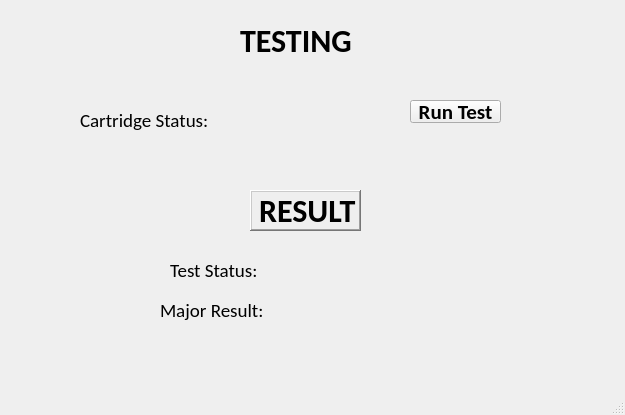
<?xml version="1.0" encoding="UTF-8"?>
<ui version="4.0">
 <class>MainWindow</class>
 <widget class="QMainWindow" name="MainWindow">
  <property name="geometry">
   <rect>
    <x>0</x>
    <y>0</y>
    <width>625</width>
    <height>415</height>
   </rect>
  </property>
  <property name="windowTitle">
   <string>MainWindow</string>
  </property>
  <property name="autoFillBackground">
   <bool>false</bool>
  </property>
  <widget class="QWidget" name="centralwidget">
   <widget class="QLabel" name="testinglabel">
    <property name="geometry">
     <rect>
      <x>240</x>
      <y>20</y>
      <width>201</width>
      <height>41</height>
     </rect>
    </property>
    <property name="font">
     <font>
      <family>Calibri</family>
      <pointsize>24</pointsize>
      <weight>75</weight>
      <bold>true</bold>
     </font>
    </property>
    <property name="text">
     <string>TESTING</string>
    </property>
   </widget>
   <widget class="QLabel" name="resultlabel">
    <property name="geometry">
     <rect>
      <x>250</x>
      <y>190</y>
      <width>111</width>
      <height>41</height>
     </rect>
    </property>
    <property name="font">
     <font>
      <family>Calibri</family>
      <pointsize>24</pointsize>
      <weight>75</weight>
      <bold>true</bold>
     </font>
    </property>
    <property name="autoFillBackground">
     <bool>false</bool>
    </property>
    <property name="frameShape">
     <enum>QFrame::WinPanel</enum>
    </property>
    <property name="frameShadow">
     <enum>QFrame::Raised</enum>
    </property>
    <property name="lineWidth">
     <number>5</number>
    </property>
    <property name="text">
     <string>RESULT</string>
    </property>
   </widget>
   <widget class="QLabel" name="CSlabel">
    <property name="geometry">
     <rect>
      <x>80</x>
      <y>100</y>
      <width>131</width>
      <height>41</height>
     </rect>
    </property>
    <property name="font">
     <font>
      <family>Calibri</family>
      <pointsize>14</pointsize>
     </font>
    </property>
    <property name="text">
     <string>Cartridge Status:</string>
    </property>
   </widget>
   <widget class="QLabel" name="TSlabel">
    <property name="geometry">
     <rect>
      <x>170</x>
      <y>250</y>
      <width>91</width>
      <height>41</height>
     </rect>
    </property>
    <property name="font">
     <font>
      <family>Calibri</family>
      <pointsize>14</pointsize>
     </font>
    </property>
    <property name="text">
     <string>Test Status:</string>
    </property>
   </widget>
   <widget class="QLabel" name="MRlabel">
    <property name="geometry">
     <rect>
      <x>160</x>
      <y>290</y>
      <width>111</width>
      <height>41</height>
     </rect>
    </property>
    <property name="font">
     <font>
      <family>Calibri</family>
      <pointsize>14</pointsize>
     </font>
    </property>
    <property name="text">
     <string>Major Result:</string>
    </property>
   </widget>
   <widget class="QPushButton" name="button1">
    <property name="geometry">
     <rect>
      <x>410</x>
      <y>100</y>
      <width>91</width>
      <height>23</height>
     </rect>
    </property>
    <property name="font">
     <font>
      <family>Calibri</family>
      <pointsize>16</pointsize>
      <weight>75</weight>
      <bold>true</bold>
     </font>
    </property>
    <property name="autoFillBackground">
     <bool>true</bool>
    </property>
    <property name="text">
     <string>Run Test</string>
    </property>
   </widget>
  </widget>
  <widget class="QMenuBar" name="menubar">
   <property name="geometry">
    <rect>
     <x>0</x>
     <y>0</y>
     <width>625</width>
     <height>22</height>
    </rect>
   </property>
  </widget>
  <widget class="QStatusBar" name="statusbar"/>
 </widget>
 <resources/>
 <connections/>
</ui>
